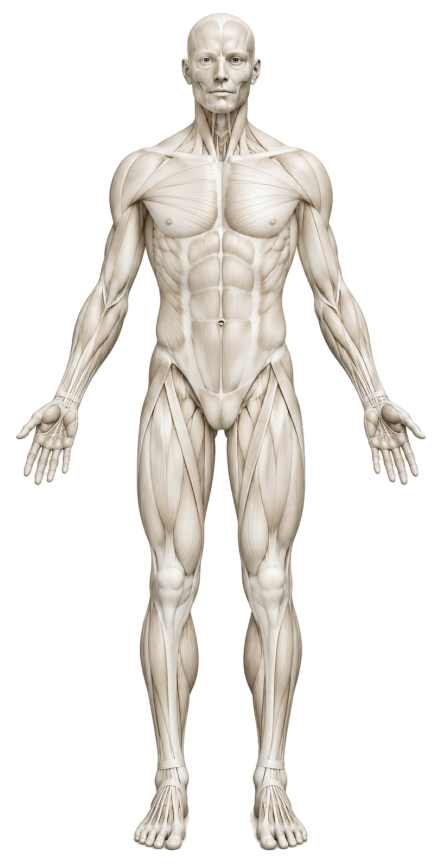
#> input picture tools/art/front_clean.png, 884 x 1729 px (shown at 1/2 size); its folder holds 2 pictures in this run
$ python gen_muscle_art.py
#> lines starting #> are read from the running program, lines starting #| are printed output that depends on the picture
### tools/art/muscle_regions.py
R = {"front": {}, "back": {}}
def add(v, k, *polys): R[v].setdefault(k, []).extend([list(p) for p in polys])
# ---- FACE (coordonnées px de front.jpg) ----
add("front","pectoral",
  [(439,312),(419,322),(369,320),(331,312),(303,337),(284,400),(297,431),(337,456),(387,475),(419,472),(442,456),(445,344)],
  [(458,312),(478,322),(528,320),(566,312),(594,337),(613,400),(600,431),(560,456),(510,475),(478,472),(455,456),(452,344)])
add("front","deltoide",
  [(331,309),(300,299),(259,309),(231,337),(220,375),(224,412),(231,450),(253,437),(275,406),(284,400),(303,344)])
add("front","biceps",
  [(275,406),(290,440),(278,500),(262,562),(258,598),(212,590),(205,540),(222,480),(236,420),(255,400)])

def S(pts, x0, y0, sc): return [(round(x0 + sx / sc, 1), round(y0 + sy / sc, 1)) for sx, sy in pts]
def M(pts, mid): return [(2 * mid - sx, sy) for sx, sy in pts]
# crop haut face : x0=150,y0=250,sc=1.6, axe=470
C = (150, 250, 1.6); MID = 470
add("front","deltoide", S([(610,95),(700,75),(770,100),(815,160),(825,230),(815,300),(790,325),(760,290),(722,245),(695,160),(650,105)],*C))
add("front","biceps", S([(725,255),(760,330),(800,430),(830,520),(845,575),(905,565),(880,480),(850,400),(830,320),(790,285)],*C))
add("front","abdos", S([(362,380),(470,350),(578,380),(584,470),(578,560),(560,640),(520,720),(470,790),(425,720),(380,640),(362,560),(358,470)],*C))
ser=[(240,320),(300,345),(340,400),(355,470),(325,500),(270,480),(245,420)]
obl=[(270,500),(325,505),(360,540),(365,640),(420,720),(380,745),(330,725),(282,690),(260,620),(250,560)]
add("front","serratus", S(ser,*C), S(M(ser,MID),*C))
add("front","obliques", S(obl,*C), S(M(obl,MID),*C))
tz=[(388,232),(365,250),(335,268),(305,285),(285,297),(318,303),(350,300),(375,292),(392,270)]
add("front","trapeze", tz, [(890-x,y) for x,y in tz])
add("front","avant_bras", [(160,598),(205,585),(262,590),(262,640),(240,690),(205,740),(160,788),(115,785),(130,740),(140,690),(148,640)])
add("front","avant_bras", [(632,598),(672,585),(725,590),(740,640),(755,700),(772,760),(775,790),(727,786),(700,745),(668,700),(645,650)])
qg=[(305,770),(288,830),(278,900),(277,970),(282,1040),(298,1095),(330,1118),(375,1118),(393,1085),(392,1000),(372,925),(348,858),(326,800),(318,772)]
ag=[(345,770),(380,790),(410,815),(430,850),(425,900),(412,960),(402,1010),(398,1040),(392,990),(375,920),(352,860),(335,805)]
add("front","quadriceps", qg, [(888-x,y) for x,y in qg])
add("front","adducteurs", ag, [(888-x,y) for x,y in ag])
mi=[(358,1215),(385,1222),(398,1260),(398,1320),(388,1380),(370,1400),(358,1350),(352,1280)]
mo=[(300,1200),(322,1215),(325,1300),(330,1400),(318,1440),(298,1390),(282,1320),(283,1250)]
add("front","mollets", mi, mo, [(888-x,y) for x,y in mi], [(888-x,y) for x,y in mo])
# ---- DOS : crop haut x0=140,y0=230,sc=1.6, axe sx=465 ----
CB=(140,230,1.6); MB=465
tzb=[(462,20),(420,30),(370,55),(320,80),(262,102),(208,112),(250,140),(300,170),(335,205),(350,280),(395,370),(440,450),(468,520),(465,300)]
dd=[(205,110),(150,115),(100,155),(78,225),(82,300),(110,288),(150,275),(195,268),(245,235),(262,180),(262,140)]
tri=[(82,300),(110,285),(150,275),(195,268),(210,330),(190,420),(165,500),(150,570),(110,570),(80,520),(65,430),(70,350)]
lat=[(215,330),(260,335),(330,332),(385,325),(395,355),(420,400),(445,460),(470,520),(470,560),(420,600),(370,640),(330,645),(285,625),(255,590),(255,520),(235,440)]
lom=[(465,520),(425,565),(395,610),(392,660),(420,700),(465,715),(510,700),(538,660),(535,610),(505,565)]
for k,p in (("trapeze_d",tzb),("deltoide_d",dd),("triceps",tri),("dorsaux",lat)):
    add("back",k,S(p,*CB),S(M(p,MB),*CB))
add("back","lombaires",S(lom,*CB))
CG=(220,650,1.7); MG=362
gl=[(140,60),(220,40),(290,85),(345,150),(362,230),(360,340),(320,385),(250,400),(190,385),(145,350),(130,290),(125,200),(135,120)]
hs=[(175,420),(250,402),(322,388),(345,398),(338,470),(322,560),(300,650),(275,740),(260,810),(210,820),(150,815),(112,740),(112,640),(128,520),(150,450)]
add("back","fessiers",S(gl,*CG),S(M(gl,MG),*CG))
add("back","ischios",S(hs,*CG),S(M(hs,MG),*CG))
CC=(220,1120,1.5); MC=320
cf=[(105,125),(165,110),(205,120),(222,200),(225,300),(205,380),(180,440),(140,420),(110,415),(70,390),(45,330),(48,250),(75,185)]
add("back","mollets_d",S(cf,*CC),S(M(cf,MC),*CC))
fb=[(155,630),(228,640),(215,690),(195,740),(170,790),(165,822),(108,820),(118,760),(130,700),(142,650)]
add("back","avant_bras",fb,[(870-x,y) for x,y in fb])

### tools/gen_muscle_art.py
#!/usr/bin/env python3
"""Génère src/muscle_front.webp, src/muscle_back.webp et src/muscles_art.js à partir de tools/art/ (v71).
Les deux illustrations de base (écorché crème, face et dos) viennent de Canva (génération d'image, session du 04/11/2026) ;
les zones de chaque muscle sont tracées à la main (tools/art/muscle_regions.py, coordonnées en pixels de source_front.jpg / source_back.jpg)."""
import json, sys
import numpy as np, cv2
from pathlib import Path
from PIL import Image
HERE = Path(__file__).resolve().parent; ROOT = HERE.parent; sys.path.insert(0, str(HERE / "art"))
import muscle_regions as MR
SNAP = HERE / "art" / "muscle_regions_snapped.json"   # contours calés sur l'illustration (tools/art/segment.py) ; à défaut, polygones tracés à la main
REG = json.loads(SNAP.read_text()) if SNAP.exists() else MR.R
#> (reads tools/art/muscle_regions_snapped.json from the repository)
OUT_W = 640
def unsharp(L, s, k): return L + k * (L - cv2.GaussianBlur(L, (0, 0), s))
def tone(im, kind="red", k1=1.6, k2=1.2, lo=0.30, hi=0.95, gamma=1.3):
    """Recolore l'illustration d'écorché en gardant son relief : la luminance est accentuée (fibres à petite échelle, volumes à grande échelle)
    puis passée dans un dégradé rouge (muscle principal) ou rose (secondaire). Le crème d'origine reste pour les muscles non travaillés."""
    a = np.asarray(im.convert("RGBA")).astype(np.float32) / 255
    L = 0.299 * a[..., 0] + 0.587 * a[..., 1] + 0.114 * a[..., 2]
    L = unsharp(unsharp(L, 2.0, k1), 7.0, k2)
    t = np.clip((L - lo) / (hi - lo), 0, 1) ** gamma
    if kind == "red":
        stops = [0, .22, .5, .78, 1]; cols = np.array([(64, 6, 9), (118, 12, 14), (186, 30, 22), (222, 62, 40), (240, 128, 100)], np.float32)
    else:
        stops = [0, .25, .55, .8, 1]; cols = np.array([(128, 46, 44), (190, 84, 78), (226, 128, 114), (240, 168, 152), (246, 204, 192)], np.float32)
    out = np.stack([np.interp(t, stops, cols[:, i]) for i in range(3)], -1) / 255
    return Image.fromarray((np.dstack([out, a[..., 3]]) * 255).astype(np.uint8), "RGBA")
def smooth(poly, t=0.2):
    n = len(poly); d = f"M{poly[0][0]:.1f} {poly[0][1]:.1f}"
    for i in range(n):
        p0, p1, p2, p3 = poly[(i - 1) % n], poly[i], poly[(i + 1) % n], poly[(i + 2) % n]
        c1 = (p1[0] + (p2[0] - p0[0]) * t, p1[1] + (p2[1] - p0[1]) * t); c2 = (p2[0] - (p3[0] - p1[0]) * t, p2[1] - (p3[1] - p1[1]) * t)
        d += f"C{c1[0]:.1f} {c1[1]:.1f} {c2[0]:.1f} {c2[1]:.1f} {p2[0]:.1f} {p2[1]:.1f}"
    return d + "Z"
art = {}
for v in ("front", "back"):
    im = Image.open(HERE / "art" / f"{v}_clean.png").convert("RGBA"); W, H = im.size
#> further down, im is the input picture: PIL image 884x1729 RGBA; mean R, G, B, A 228, 222.1, 212, 79.2
#> after `W, H = im.size`: W = 884; H = 1729
    small = im.resize((OUT_W, round(H * OUT_W / W)), Image.LANCZOS)
    small.save(ROOT / "src" / f"muscle_{v}.webp", "WEBP", quality=82, method=6)
    tone(small, "red").save(ROOT / "src" / f"muscle_{v}_r.webp", "WEBP", quality=74, method=6)
#> in tone, `L = 0.299 * a[..., 0] + 0.587 * a[..., 1] + 0.114 * a[..., 2]`:
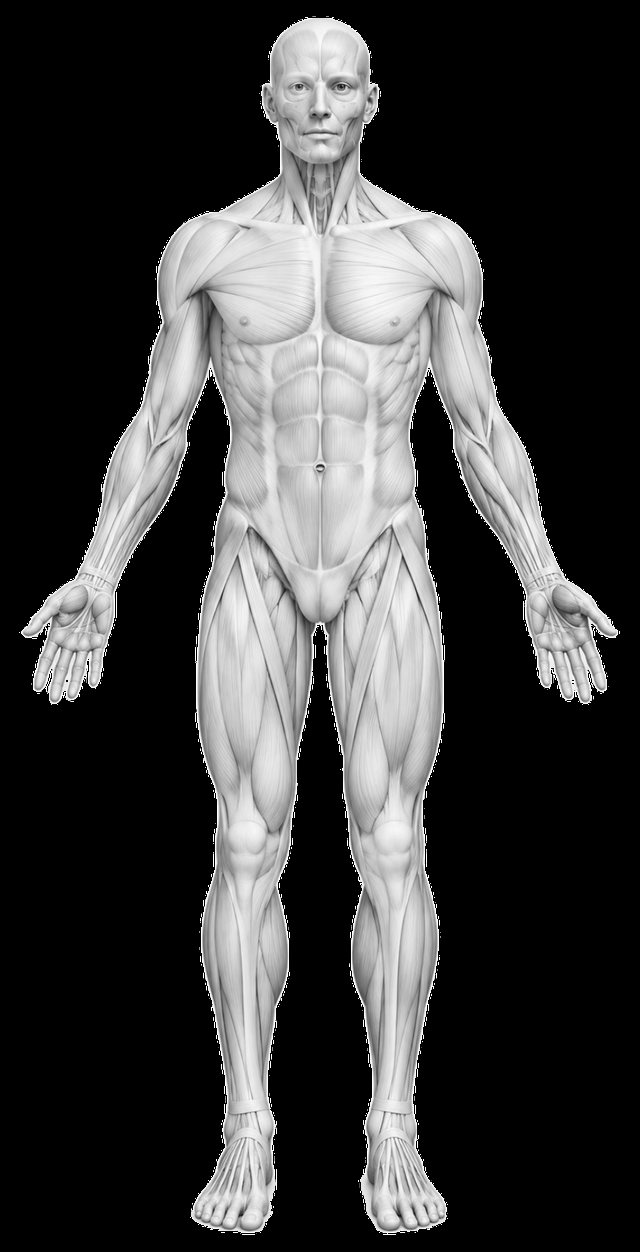
#> L: shape (1252, 640) float32; min 0, max 1, mean 0.246
#> in unsharp, `def unsharp(L, s, k): return L + k * (L - cv2.GaussianBlur(L, (0, 0), ..`:
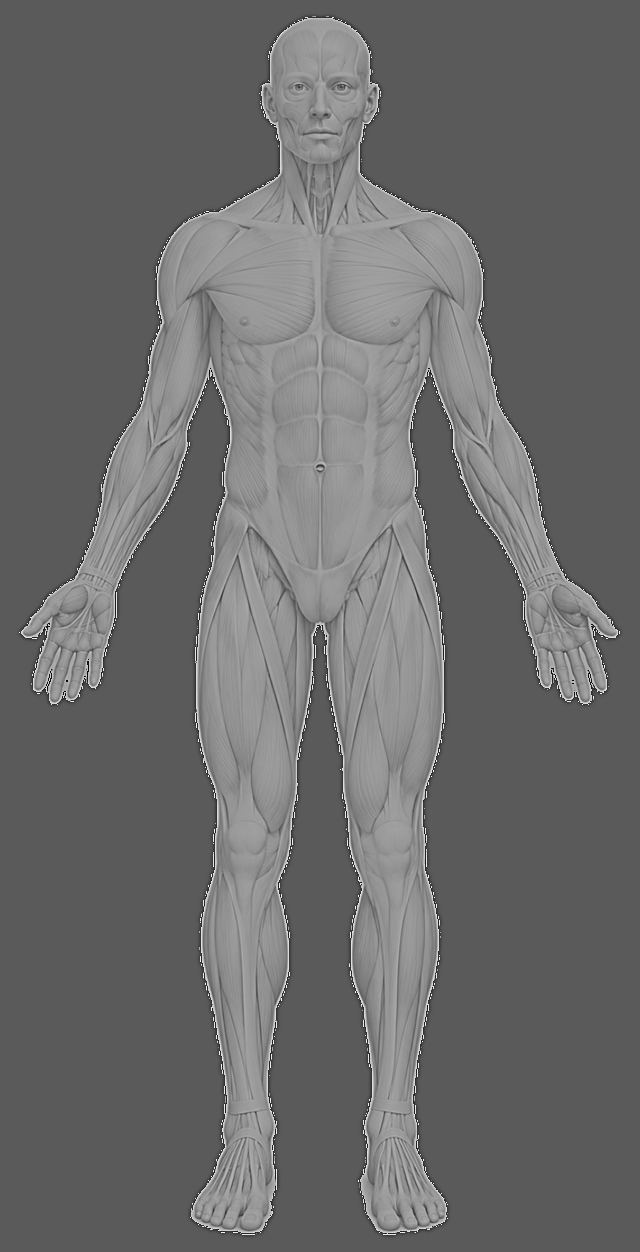
#> returned value: shape (1252, 640) float32; min -1.27, max 2.31, mean 0.246; drawn with min black and max white
#> in tone, `t = np.clip((L - lo) / (hi - lo), 0, 1) ** gamma`:
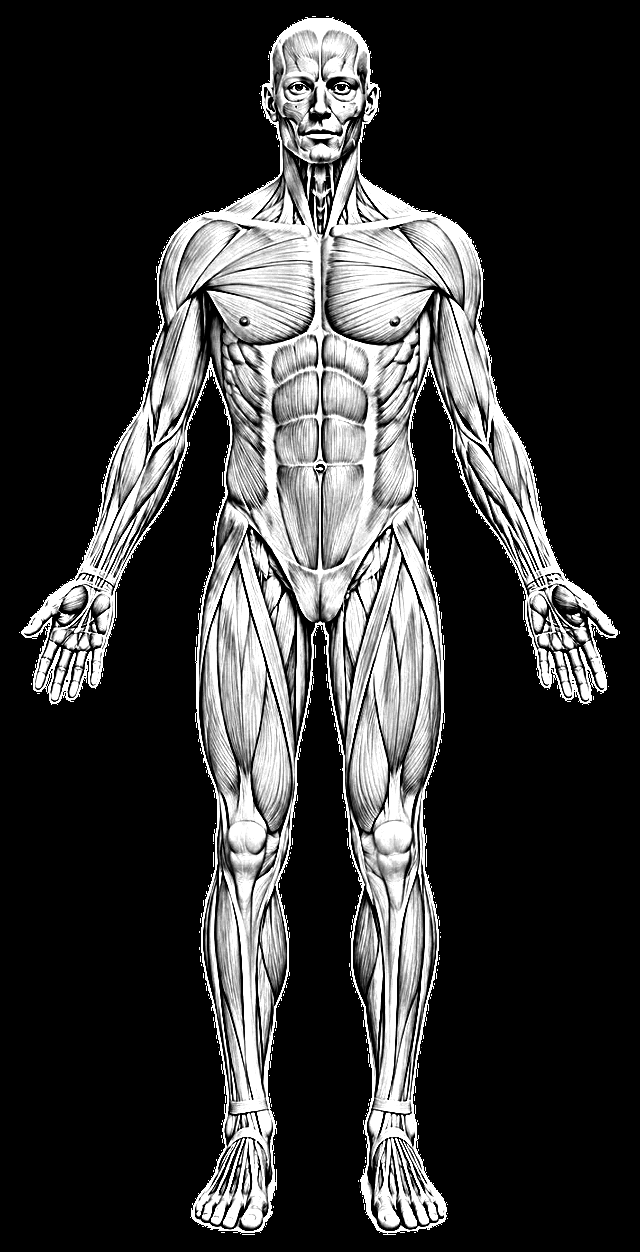
#> t: shape (1252, 640) float32; min 0, max 1, mean 0.223
#> in tone, `out = np.stack([np.interp(t, stops, cols[:, i]) for i in range(3)], -1..`:
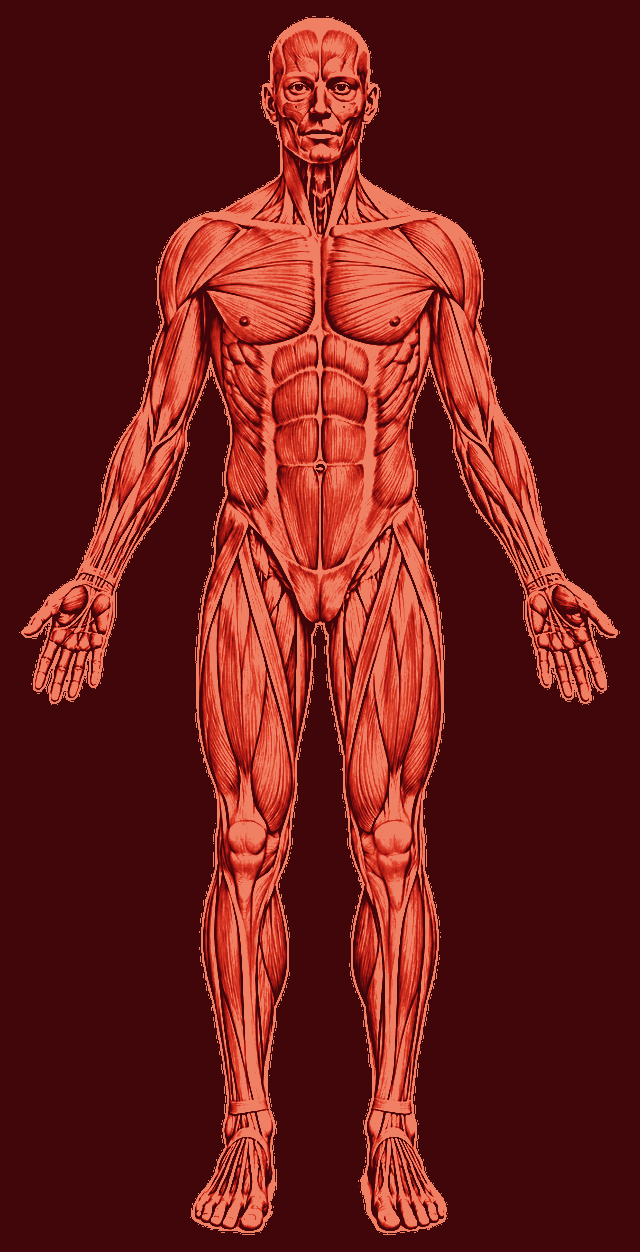
#> out: shape (1252, 640, 3) float64; mean of channels 0, 1, 2 0.419, 0.111, 0.0964; drawn as R, G, B
    tone(small, "pink").save(ROOT / "src" / f"muscle_{v}_p.webp", "WEBP", quality=74, method=6)
#> call 2 of tone, with kind = 'pink', k1 = 1.6, k2 = 1.2, lo = 0.3, hi = 0.95, gamma = 1.3
#> in tone (call 2), `out = np.stack([np.interp(t, stops, cols[:, i]) for i in range(3)], -1..`:
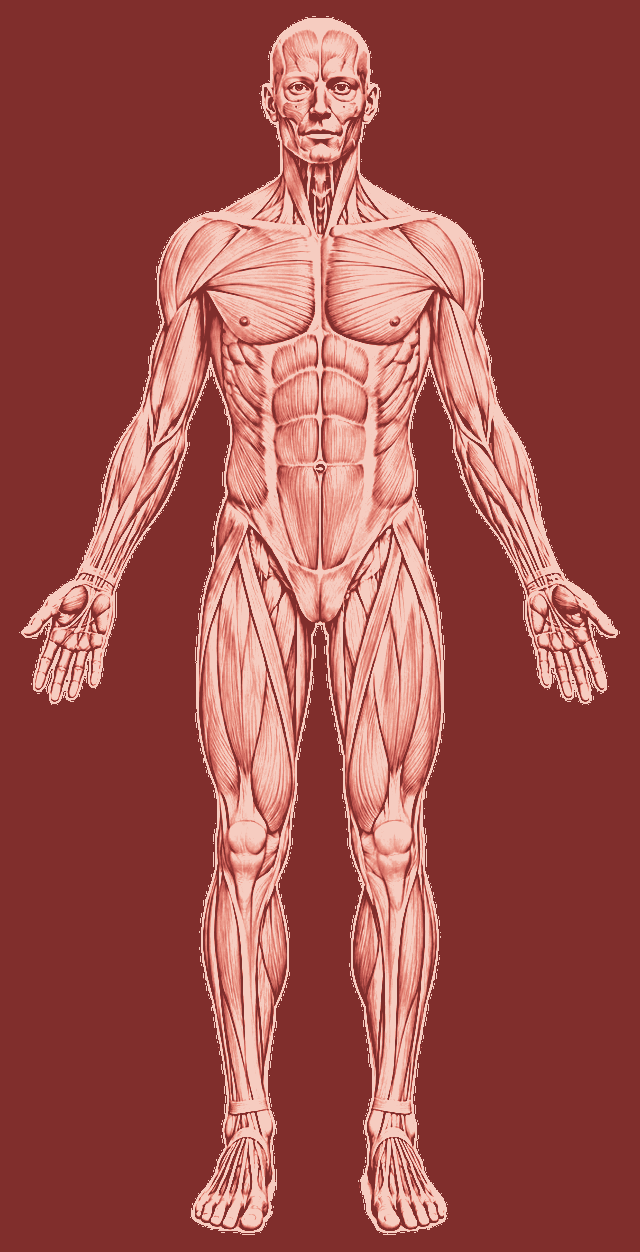
#> out: shape (1252, 640, 3) float64; mean of channels 0, 1, 2 0.62, 0.316, 0.297; drawn as R, G, B
#> in tone (call 2), `return Image.fromarray((np.dstack([out, a[..., 3]]) * 255).astype(np.u..`:
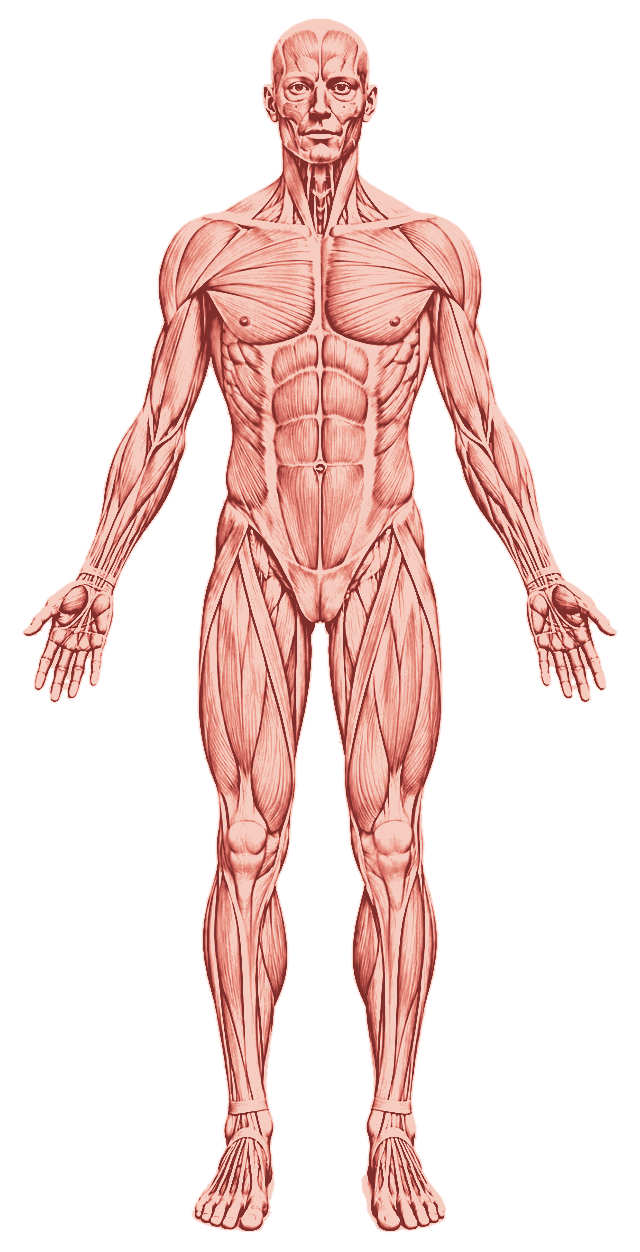
#> returned value: PIL image 640x1252 RGBA; mean R, G, B, A 158, 80.6, 75.6, 79.2; transparent parts drawn white
    reg, box = {}, {}
    for k, polys in REG[v].items():
        reg[k] = "".join(smooth(p) for p in polys)
        xs = [x for p in polys for x, _ in p]; ys = [y for p in polys for _, y in p]
        box[k] = [round(min(xs)), round(min(ys)), round(max(xs)), round(max(ys))]
    art[v] = {"w": W, "h": H, "vb": [16, 16, W - 32, H - 32], "reg": reg, "box": box}
#> pass 2 of the loop `for v in ("front", "back"):`:
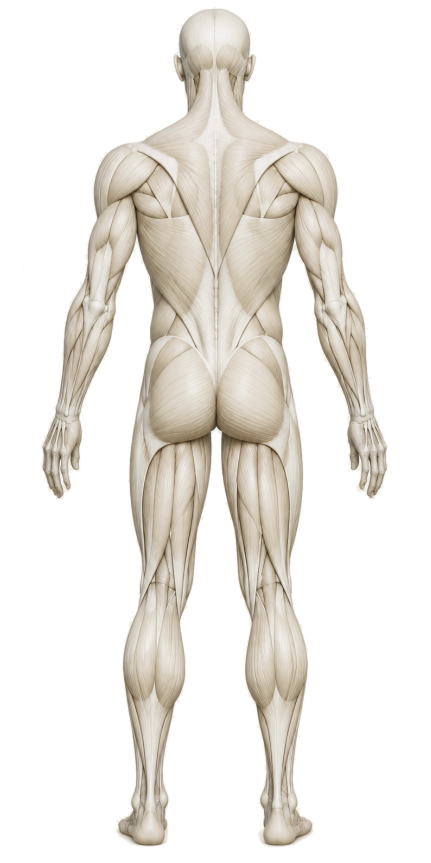
#> input picture tools/art/back_clean.png, 861 x 1725 px (shown at 1/2 size)
#> im is the input picture: PIL image 861x1725 RGBA; mean R, G, B, A 227.2, 221.4, 210.1, 86.1
#> `small = im.resize((OUT_W, round(H * OUT_W / W)), Image.LANCZOS)`:
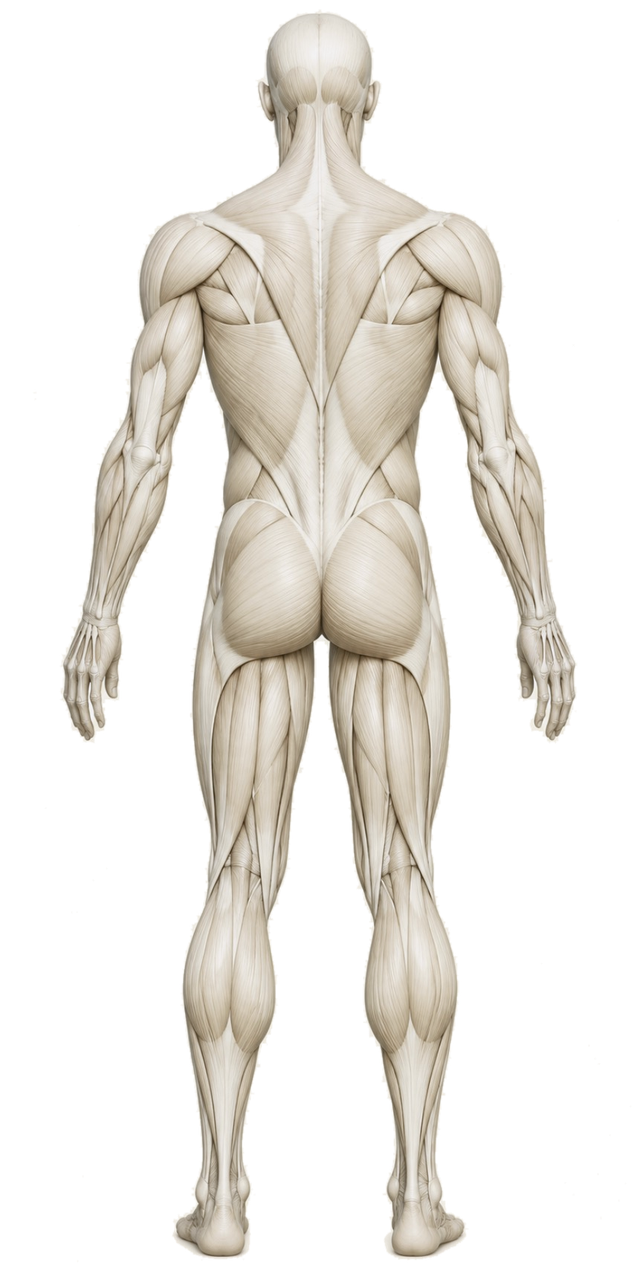
#> small: PIL image 640x1282 RGBA; mean R, G, B, A 71.1, 67.9, 62.5, 86.1; transparent parts drawn white
#> (the run stopped early here; a loop or call above may not have finished)
